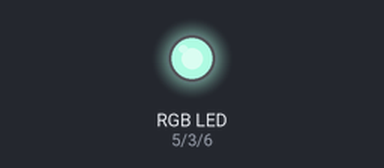
Simulated run of this sketch. Board: Arduino Uno, built with avr-gcc and run on an emulated ATmega328P. Parts: an RGB LED mixed from three pins (HIGH = lit). Dim RGB values are drawn brighter than linear; random numbers use the default seed unless the sketch sets one.

Above: at 0.1 s.
At 5.1 s:
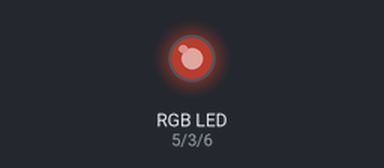
At 9.1 s:
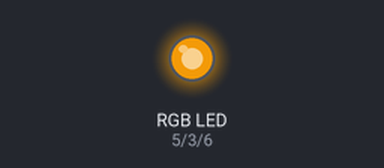
At 19.1 s:
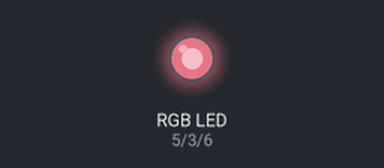
At 29.1 s:
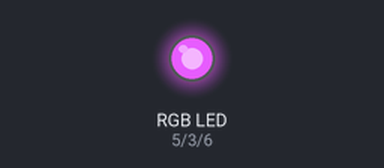
At 39.1 s:
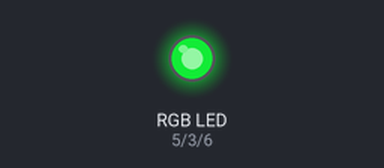
Timing chart, 0 to 40.0 s (numbered marks = the images above):
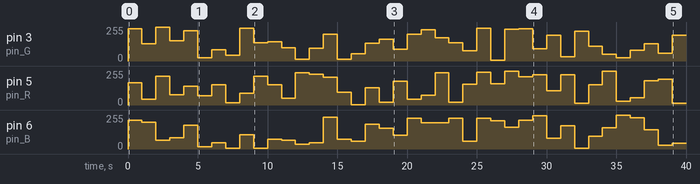

Measured:
- by itself, pin 5 (pin_R): 0/255 → 167/255 at 0.00 s, → 42/255 1.0 s later, → 216/255 1.0 s later, → 77/255 1.0 s later, … (40 changes in this stretch)
- by itself, pin 6 (pin_B): 0/255 → 217/255 at 0.00 s, → 200/255 1.0 s later, → 67/255 1.0 s later, → 85/255 1.0 s later, … (40 changes in this stretch)

The sketch:

RGBLED.ino
```cpp
#define pin_G 3
#define pin_R 5
#define pin_B 6

int R, G, B;

void setup() {
  // put your setup code here, to run once:
  pinMode(pin_G, OUTPUT);
  pinMode(pin_R, OUTPUT);
  pinMode(pin_B, OUTPUT);
  analogWrite(pin_G, 255);
  analogWrite(pin_R, 255);
  analogWrite(pin_B, 255);
}

void loop() {
  R = random(0, 256);
  G = random(0, 256);
  B = random(0, 256);
  analogWrite(pin_R, R);
  analogWrite(pin_G, G);
  analogWrite(pin_B, B);
  delay(1000);
}
```
